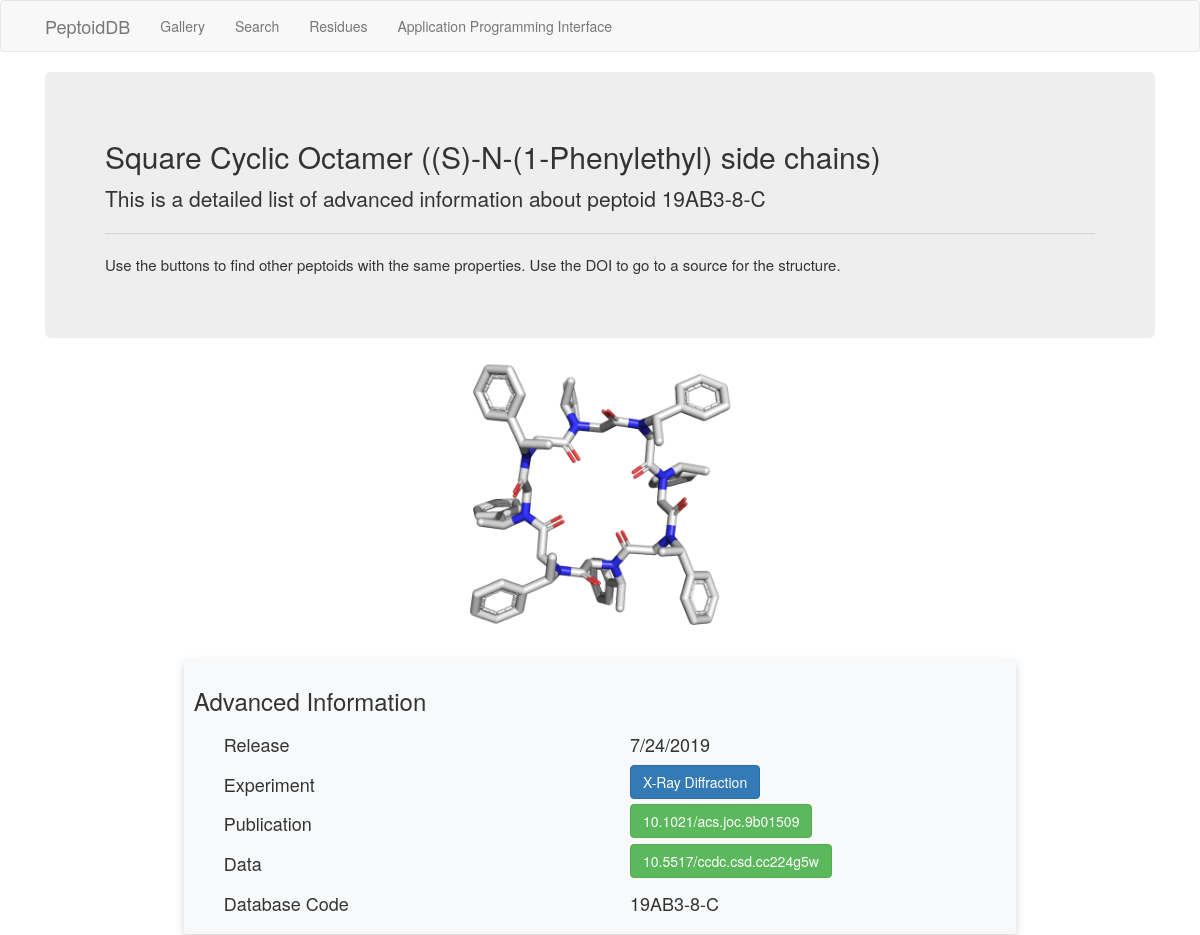
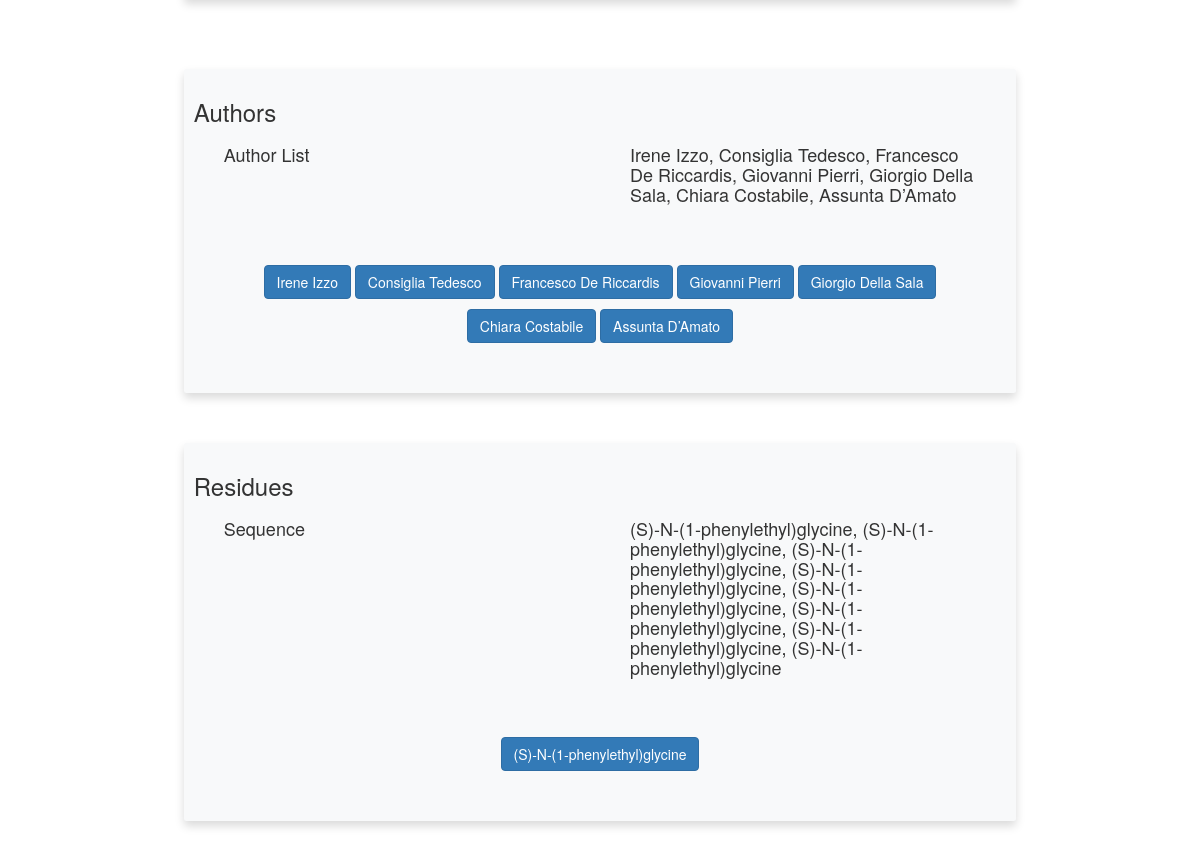
/peptoid/19AB3-8-C, run on the app's committed database (2 pictures, top to bottom).
### app/models.py (models this page shows, shortened)
class Peptoid(db.Model):
    code = db.Column(db.String(16), primary_key=True)
    title = db.Column(db.Text, index=True, unique=False)
    release = db.Column(db.DateTime, index=True, unique=False)
    experiment = db.Column(db.Text, index=True, unique=False)
    pub_doi = db.Column(db.String(32), index=True, unique=False)
    struct_doi = db.Column(db.String(32), index=True, unique=False)
    topology = db.Column(db.String(1), index=True, unique=False)
    sequence = db.Column(db.String(1024), index=True, unique=False)
    peptoid_author = db.relationship('Author', secondary=peptoid_author, lazy='dynamic',
                                     backref=db.backref('peptoids', order_by='Peptoid.release.desc()'))
    peptoid_residue = db.relationship('Residue', secondary=peptoid_residue, lazy='dynamic',
                                      backref=db.backref('peptoids', order_by='Peptoid.release.desc()'))

class Author(db.Model):
    id = db.Column(db.Integer, primary_key=True)
    first_name = db.Column(db.Text, index=True, unique=False)
    last_name = db.Column(db.Text, index=True, unique=False)

class Residue(db.Model):
    id = db.Column(db.Integer, primary_key=True)
    long_name = db.Column(db.Text, index=True, unique=False)
    short_name = db.Column(db.Text, index=True, unique=False)
    pep_type = db.Column(db.Text, index=True, unique=False)
    monomer_structure = db.Column(db.Text, index=True, unique=False)
    SMILES = db.Column(db.Text, index=True, unique=False)

### app/routes/routes.py (the view, shortened to what this page needs)
@bp.route('/peptoid/<code>')
def peptoid(code):
    peptoid = Peptoid.query.filter_by(code=code).first_or_404()
    title = peptoid.title
    code = peptoid.code
    release = str(peptoid.release.month) + "/" + \
        str(peptoid.release.day) + "/" + str(peptoid.release.year)
    experiment = peptoid.experiment
    authors = []
    residues = []
    for author in peptoid.peptoid_author:
        authors.append(author)
    for residue in peptoid.peptoid_residue:
        residues.append(residue)
    sequence = peptoid.sequence
    author_list = ", ".join(
        [a.first_name + " " + a.last_name for a in authors])
    if experiment == 'X-Ray Diffraction':
        data = peptoid.struct_doi
        publication = peptoid.pub_doi
        return render_template('peptoid.html',
                               peptoid=peptoid,
                               title=title,
                               code=code,
                               release=release,
                               experiment=experiment,
                               data=data,
                               publication=publication,
                               authors=authors,
                               residues=residues,
                               sequence=sequence,
                               author_list=author_list
                               )

### app/templates/peptoid.html
{% extends "base.html" %}
{% block styles %}
{{super()}}
<link rel="stylesheet" href="{{url_for('static', filename='bootstrap-grid.css')}}">
{% endblock %}
{% block app_content %}
<div class="jumbotron" style="margin-bottom:0;">
    <h2 class="display-4">{{ title }}</h2>
    <p>This is a detailed list of advanced information about peptoid {{ code }}</p>
    <hr class="my-4">
    <p style="font-size: 1.5rem; font-weight: 300;">Use the buttons to find other peptoids with the same properties. Use
        the DOI to go to a source for the structure.</p>
</div>
<br>
<div class=container>
    <img src="{{url_for('static', filename='peptoids/'+code[:5]+'.png')}}" class='img-responsive'
        style="margin: auto; height:35%">
</div>
<br>
<div class="card" style='width: 75%;
    margin-right: auto;
    margin-left: auto;
    box-shadow: 0 0.5rem 1rem rgba(0, 0, 0, 0.15) !important;
    padding: 1rem !important; margin-bottom: 3rem !important;
    background-color: #f8f9fa !important;
    border-radius: 0.25rem !important;'>
    <div class="card-body">
        <h3>Advanced Information</h3>
        <div class="container">
            <div class="row">
                <div class="col-sm">
                    <div class="col text-left">
                        <h4>Release</h4>
                    </div>
                </div>
                <div class="col-sm">
                    <div class="col text-left">
                        <h4>{{ release }}</h4>
                    </div>
                </div>
            </div>
            <div class="row">
                <div class="col-sm">
                    <div class="col text-left">
                        <h4>Experiment</h4>
                    </div>
                </div>
                <div class="col-sm">
                    <div class="col text-left">
                        <a class="btn btn-primary" href={{ url_for('routes.experiment',var=peptoid.experiment) }}>{{
                            experiment }}</a>
                    </div>
                </div>
            </div>
            <div class="row">
                <div class="col-sm">
                    <div class="col text-left">
                        <h4>Publication</h4>
                    </div>
                </div>
                <div class="col-sm">
                    <div class="col text-left">
                        <a target='_blank' class="btn btn-success"
                            href={{"https://doi.org/{doi}".format(doi=publication)}}>{{publication}}</a>
                    </div>
                </div>
            </div>
            {% if data != '' %}
            <div class="row">
                <div class="col-sm">
                    <div class="col text-left">
                        <h4>Data</h4>
                    </div>
                </div>
                <div class="col-sm">
                    <div class="col text-left">
                        <a target='_blank' class="btn btn-success"
                            href={{"https://doi.org/{doi}".format(doi=data)}}>{{data}}</a>
                    </div>
                </div>
            </div>
            {% endif %}
            <div class="row">
                <div class="col-sm">
                    <div class="col text-left">
                        <h4>Database Code</h4>
                    </div>
                </div>
                <div class="col-sm">
                    <div class="col text-left">
                        <h4>{{ code }}</h4>
                    </div>
                </div>
            </div>
        </div>
    </div>
</div>
<br>
<br>
<div class="card" style = 'width: 75%;
margin-right: auto;
margin-left: auto;
box-shadow: 0 0.5rem 1rem rgba(0, 0, 0, 0.15) !important;
padding: 1rem !important; margin-bottom: 3rem !important;
background-color: #f8f9fa !important;
border-radius: 0.25rem !important;'>
    <div class="card-body">
        <h3>Authors</h3>
        <div class="container">
            <div class="row">
                <div class="col-sm">
                    <div class="col text-left">
                        <h4>Author List</h4>
                    </div>
                </div>
                <div class="col-sm">
                    <div class="col text-left">
                        <h4>{{ author_list }}</h4>
                    </div>
                </div>
            </div>
        </div>
    <br>
    <br>
    <div class = 'container'>
        <div class = 'row'>
            <div class = "col-sm">
                <div class = "col text-center">
                {% for auth in authors %}
                <a class="btn btn-primary" href = {{ url_for('routes.author',var = auth.last_name)}} style = "margin-top:10px;">{{ auth.first_name }} {{ auth.last_name }}</a>
                {% endfor %}
                </div>
            </div>
        </div>
        <br>
        <br>
    </div>
    </div>
</div>
<br>
        <div class="card" style='width: 75%;
    margin-right: auto;
    margin-left: auto;
    box-shadow: 0 0.5rem 1rem rgba(0, 0, 0, 0.15) !important;
    padding: 1rem !important; margin-bottom: 3rem !important;
    background-color: #f8f9fa !important;
    border-radius: 0.25rem !important;'>
            <div class="card-body">
                <h3>Residues</h3>
                <div class="container">
                    <div class="row">
                        <div class="col-sm">
                            <div class="col text-left">
                                <h4>Sequence</h4>
                            </div>
                        </div>
                        <div class="col-sm">
                            <div class="col text-left">
                                <h4>{{ sequence }}</h4>
                            </div>
                        </div>
                    </div>
                </div>
                <br>
                <br>
                <div class='container'>
                    <div class='row'>
                        <div class="col-sm">
                            <div class="col text-center">
                                {% for res in residues %}
                                <span class="residue_popout">
                                    <a class="btn btn-primary" href='{{ url_for('routes.residues')
                                        }}#{{res.long_name}}' style="margin-top:10px;">{{ res.long_name }}</a>
                                </span>
                                {% endfor %}
                            </div>
                        </div>
                    </div>
                    <br>
                    <br>
                </div>
            </div>
        </div>
        <br>
        <br>
        {% endblock %}

### data on the page
Peptoid: title "Square Cyclic Octamer ((S)-N-(1-Phenylethyl) side chains)", code "19AB3-8-C", experiment "X-Ray Diffraction", pub_doi "10.1021/acs.joc.9b01509", struct_doi "10.5517/ccdc.csd.cc224g5w", sequence "(S)-N-(1-phenylethyl)glycine, (S)-N-(1-phenylethyl)glycine, (S)-N-(1-phenylethyl)glycine, (S)-N-(1-phenylethyl)glycine, (S)-N-(1-phenylethyl)glycine, (S)-N-(1-phenylethyl)glycine, (S)-N-(1-phenylethyl)glycine, (S)-N-(1-phenylethyl)glycine"
Author: first_name "Irene", last_name "Izzo"
Author: first_name "Consiglia", last_name "Tedesco"
Author: first_name "Francesco", last_name "De Riccardis"
Author: first_name "Giovanni", last_name "Pierri"
Author: first_name "Giorgio", last_name "Della Sala"
Author: first_name "Chiara", last_name "Costabile"
Author: first_name "Assunta", last_name "D’Amato"
Residue: long_name "(S)-N-(1-phenylethyl)glycine"

### other printed values
{{ release }} "7/24/2019"
{{ author_list }} "Irene Izzo, Consiglia Tedesco, Francesco De Riccardis, Giovanni Pierri, Giorgio Della Sala, Chiara Costabile, Assunta D’Amato"
